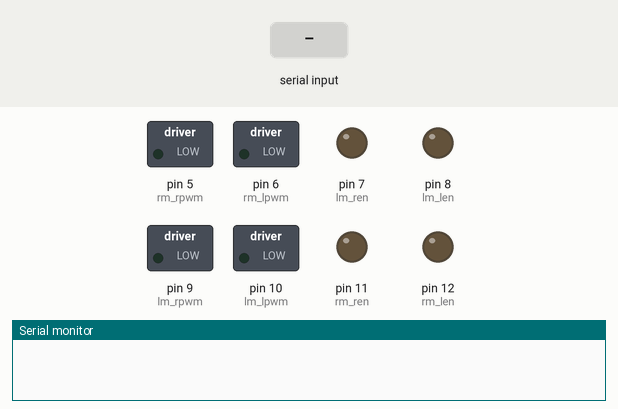
Recording of a sketch running on a simulated Arduino Uno, built with avr-gcc and run on an emulated ATmega328P. Parts: switched loads named in the sketch (green lamp = pin HIGH), output pins drawn as LEDs (lit = HIGH), the last lines printed to the serial monitor. Inputs (shaded band) come from the test bench.

Above: at 1.2 s.
1.3 s: byte 70 ('F') received over Serial
At 1.6 s:
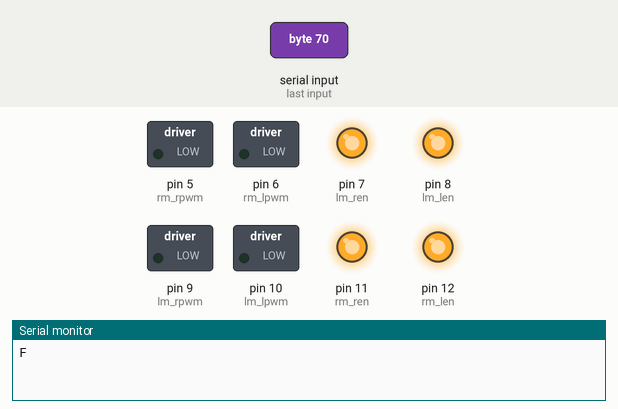
7.3 s: byte 83 ('S') received over Serial
At 8.5 s:
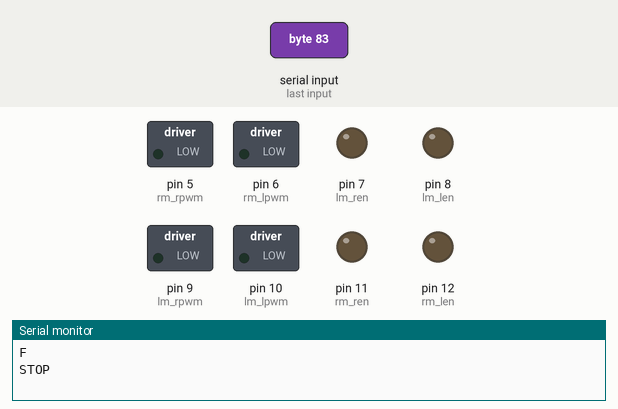
Timing chart, 0 to 9.8 s (numbered marks = the images above; inputs shaded):
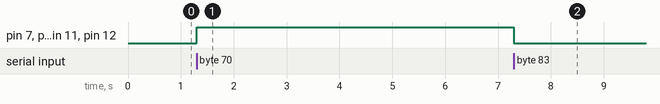

The sketch:

soccerbot.ino
```cpp
//right motor: ren 10 len 11,rpwm 5, lpwm 6
//left motor; ren 7,len 8,rpwm 9,lpwm 10

int speeds;
char data;
  #define rm_ren 11
  #define rm_len 12
  #define rm_rpwm 5
  #define rm_lpwm 6
  #define lm_ren 7
  #define lm_len 8
  #define lm_rpwm 9
  #define lm_lpwm 10
        void forward();
        void backward();
        void rightward();
        void leftward();
        void stop();


void setup() {
  // put your setup code here, to run once:
          pinMode(rm_ren,OUTPUT);
          pinMode(rm_len,OUTPUT);
          pinMode(rm_rpwm,OUTPUT);
          pinMode(rm_lpwm,OUTPUT);
            pinMode(lm_ren,OUTPUT);
            pinMode(lm_len,OUTPUT);
            pinMode(lm_rpwm,OUTPUT);
            pinMode(lm_lpwm,OUTPUT);
          Serial.begin(9600);
}

//must open bluetooths module tx rx pin while uploading
void loop() {
if(Serial.available()){
data=Serial.read();
if(data=='0' || data=='1' || data=='2' || data=='3' || data=='4' || data=='5' || data=='6' || data=='7' || data=='8' || data=='9')
{
  int value=(int)data; //this is called typecasting
  speeds=value*27;
}
if(data=='F'){
  forward();
  Serial.println("F");

}
if(data=='B'){
  backward();
  Serial.println("B");

            }
if(data=='R'){
  rightward();
  Serial.println("R");

            }
if(data=='L'){
      leftward();
      Serial.println("L");
            }
    if(data=='S'){
      stop();
      Serial.println("STOP");
                  }


}
}

/////-------------------------------- side commands-------------------------/////
void forward(){
      digitalWrite(rm_ren,HIGH);
      digitalWrite(rm_len,HIGH);
      analogWrite(rm_rpwm,speeds);
      analogWrite(rm_lpwm,0);
        digitalWrite(lm_ren,HIGH);
        digitalWrite(lm_len,HIGH);
        analogWrite(lm_rpwm,speeds);
        analogWrite(lm_lpwm,0);

}
void backward(){

      digitalWrite(rm_ren,HIGH);
      digitalWrite(rm_len,HIGH);
      analogWrite(rm_rpwm,0);
      analogWrite(rm_lpwm,speeds);
        digitalWrite(lm_ren,HIGH);
        digitalWrite(lm_len,HIGH);
        analogWrite(lm_rpwm,0);
        analogWrite(lm_lpwm,speeds);

}
void rightward(){ //jedike turn nite chai shediker motor ke ulta dike ghurabo
      digitalWrite(rm_ren,HIGH);
      digitalWrite(rm_len,HIGH);
      analogWrite(rm_rpwm,0);
      analogWrite(rm_lpwm,speeds);
        digitalWrite(lm_ren,HIGH);
        digitalWrite(lm_len,HIGH);
        analogWrite(lm_rpwm,speeds);
        analogWrite(lm_lpwm,0);

}
void leftward(){
      digitalWrite(rm_ren,HIGH);
      digitalWrite(rm_len,HIGH);
      analogWrite(rm_rpwm,speeds);
      analogWrite(rm_lpwm,0);
        digitalWrite(lm_ren,HIGH);
        digitalWrite(lm_len,HIGH);
        analogWrite(lm_rpwm,0);
        analogWrite(lm_lpwm,speeds);

}
void stop(){
    digitalWrite(rm_ren,LOW);
    digitalWrite(rm_len,LOW);
    digitalWrite(lm_ren,LOW);
    digitalWrite(lm_len,LOW);
}
/////////////////--------------------------------//////////////////////////
```

Measured:
- after the input at 1.3 s, pin 7 (lm_ren), pin 8 (lm_len), pin 11 (rm_ren), pin 12 (rm_len): LOW → HIGH at once
- after the input at 7.3 s, pin 7 (lm_ren), pin 8 (lm_len), pin 11 (rm_ren), pin 12 (rm_len): HIGH → LOW at once
